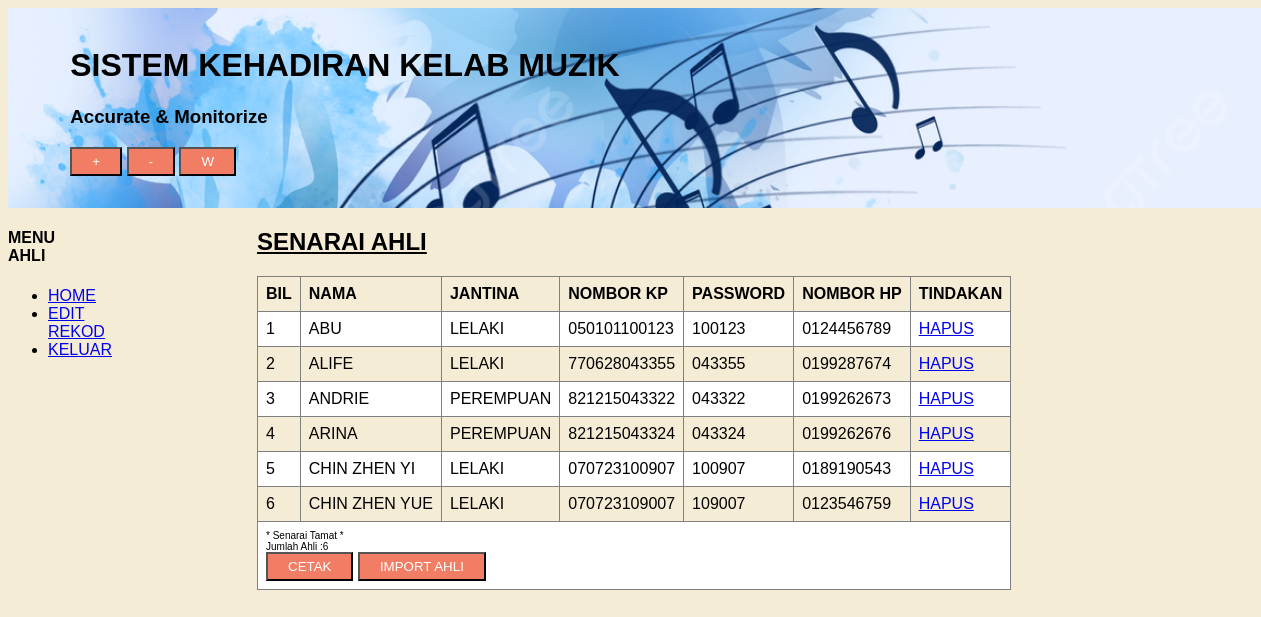
Screenshot of /senarai_ahli.php with the database file from the repository.
### tables this page shows
CREATE TABLE `peserta` (
  `nomKp` varchar(12) NOT NULL,
  `jantina` varchar(11) DEFAULT NULL,
  `password` varchar(15) DEFAULT NULL,
  `aras` varchar(10) DEFAULT NULL,
  `nomHp` varchar(14) DEFAULT NULL
);

CREATE TABLE `hp` (
  `nomHp` varchar(14) NOT NULL,
  `nama` varchar(100) DEFAULT NULL
);

### database.php (called while the page is built, shortened)
<?php
$namasys1 = " SISTEM KEHADIRAN KELAB MUZIK";
$motto= "Accurate & Monitorize";
?>

### senarai_ahli.php (the view)
<?php include 'header.php'; ?>
<html>
<div id="menu">
<?php include 'menu.php'; ?>
</div>
<div id="printarea">
<div id="isi">
<h2><u>SENARAI AHLI</u></h2>
<table border=1>
<tr>
<th>BIL</td>
<th>NAMA</td>
<th>JANTINA</th>
<th>NOMBOR KP</th>
<th>PASSWORD</th>
<th>NOMBOR HP</th>
<th id="sembunyi">TINDAKAN</th>
</tr>
<?php
$no=1;
$data1=mysqli_query($con,"
SELECT * FROM peserta AS t1
INNER JOIN hp AS t2
ON t1.nomHp=t2.nomHp
WHERE t1.aras='PENGGUNA'
ORDER BY t2.nama ASC");
while ($info1=mysqli_fetch_array($data1)){
?>
<tr>
<td><?php echo $no; ?></td>
<td><?php echo $info1['nama']; ?></td>
<td><?php echo $info1['jantina']; ?></td>
<td><?php echo $info1['nomKp']; ?></td>
<td><?php echo $info1['password']; ?></td>
<td><?php echo $info1['nomHp']; ?></td>
<td id="sembunyi">
<a href="hapus_ahli.php?hp=
<?php echo $info1['nomHp'];?>"
onclick="return confirm('Hapus Rekod?')">HAPUS</a></td>
</tr>
<?php $no++; } ?>
<tr>
<td colspan="7" align="center">
<font style='font-size:10px'>
* Senarai Tamat *<br />Jumlah Ahli :<?php echo $no-1; ?>
</font><br>
<button < onclick="javascript:window.print()">CETAK</button>
<a href="import_ahli.php"><button>IMPORT AHLI</button></a>
</td>
</tr>
</table>
</div></div>
</html>

### header.php (shortened to what this page needs)
<?php
require 'database.php';
?>
<html>
<link rel="stylesheet" type="text/css" href="style.css">
<div class="header">
<br>
<h1><?php echo $namasys1;?></h1>
<h3><?php echo $motto;?></h3>
<?php include 'utiliti.php'; ?>
</div>
</html>

### utiliti.php (shortened to what this page needs)
<button id="zoomIn">+</button>
<button id="zoomOut">-</button>
<button id="color">W</button>

### menu.php
<html>
<div id="menu">
<?php
if ($_SESSION['level']=="ADMIN"){
?>
<h4>MENU PENTADBIR</h4>
<ul>
<li><a href="dashboard.php">HOME</a></li>
<li><a href="senarai_ahli.php">SENARAI AHLI</a></li>
<li><a href="carian.php">CARIAN KEHADIRAN</a></li>
<li><a href="laporan.php">LAPORAN KEHADIRAN</a></li>
<li><a href="logout.php">KELUAR</a></li>
</ul>
<?php
}else{
?>
<h4>MENU AHLI</h4 >
<ul>
<li><a href="dashboard.php">HOME</a></li>
<li><a href="edit_ahli.php">EDIT REKOD</a></li>
<li><a href="logout.php">KELUAR</a></li>
</ul>
<?php } ?>
</div>
</html>

### style.css (style rules this page uses)
.header { width: 100%; height: 200px; background: url('imej/banner.jpg'); background-size: cover; color: black; text-align: left; padding-left: 5%; }
#menu { width: 20%; left: 1%; float: left; }
#isi { width: 80%; float: left; overflow-wrap: break-word; }
button { background-color:#f17d64; color:white; padding:5px 20px; display: inline-block; }
table { border-collapse: collapse; width: auto; table-layout: fixed; }
th, td { text-align: left; padding: 8px; }
tr:nth-child(even) { background-color: white; }
html { font-family: "Lucida Sans", sans-serif; }

### rows the page displays
peserta: nomHp.nama "ABU", jantina "LELAKI", nomKp "050101100123", password "100123", nomHp.nomHp "0124456789"
peserta: nomHp.nama "ALIFE", jantina "LELAKI", nomKp "770628043355", password "043355", nomHp.nomHp "0199287674"
peserta: nomHp.nama "ANDRIE", jantina "PEREMPUAN", nomKp "821215043322", password "043322", nomHp.nomHp "0199262673"
peserta: nomHp.nama "ARINA", jantina "PEREMPUAN", nomKp "821215043324", password "043324", nomHp.nomHp "0199262676"
peserta: nomHp.nama "CHIN ZHEN YI", jantina "LELAKI", nomKp "070723100907", password "100907", nomHp.nomHp "0189190543"
peserta: nomHp.nama "CHIN ZHEN YUE", jantina "LELAKI", nomKp "070723109007", password "109007", nomHp.nomHp "0123546759"

### other values shown
$namasys1 "SISTEM KEHADIRAN KELAB MUZIK"
$motto "Accurate & Monitorize"
$no-1 "6"
